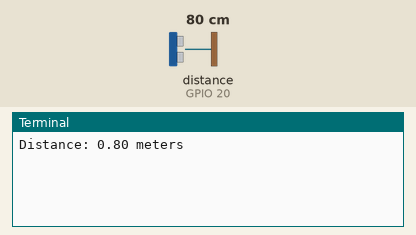
Bench run of a program on a simulated Raspberry Pi (BCM pin numbers). Parts: the last lines printed to the terminal. The test bench sets the inputs (shaded band); at power-on: distance to the obstacle (sensor on GPIO 20) 80 cm. The echo pulse lasts 58.3 µs per cm.

Above: at 1.2 s.
1.3 s: distance to the obstacle (sensor on GPIO 20) set to 2 cm
At 2.3 s:
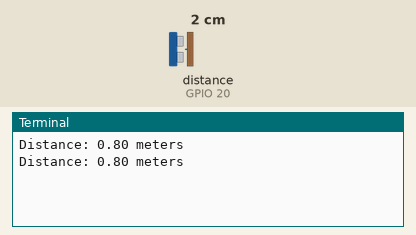
2.8 s: distance to the obstacle (sensor on GPIO 20) set to 4 cm
At 4.0 s:
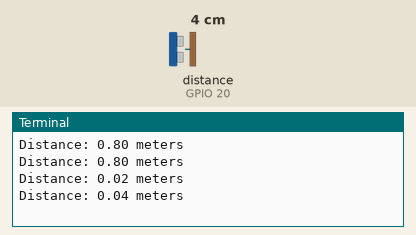
Timing chart, 0 to 5.8 s (numbered marks = the images above; inputs shaded):
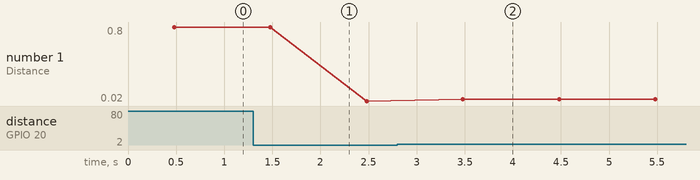

Measured:
- after the input at 2.8 s, the terminal: prints a new line after 0.68 s (image 2)
- plotted number 1: 0.8 → 0.02 after the input at 1.3 s, 0.02 → 0.04 after the input at 2.8 s

The program:

avoid.py
```python
from gpiozero import DistanceSensor
from time import sleep

# Define the GPIO pins for the ultrasonic sensor
trigger_pin = 26
echo_pin = 20

# Create an ultrasonic sensor object
ultrasonic_sensor = DistanceSensor(echo=echo_pin, trigger=trigger_pin)

try:
    while True:
        distance = ultrasonic_sensor.distance
        print(f"Distance: {distance:.2f} meters")
        sleep(1)

except KeyboardInterrupt:
    print("Measurement stopped by the user")
finally:
    print("Cleanup GPIO")
```
